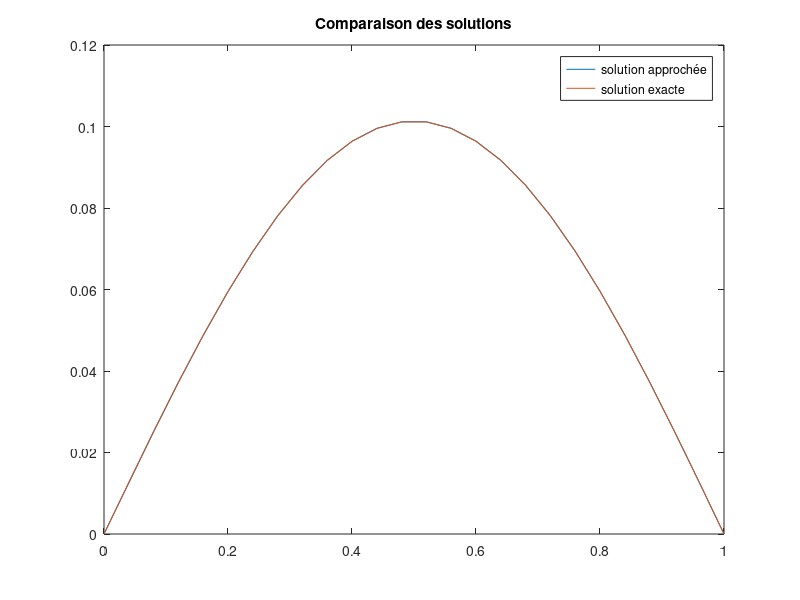

Write the MATLAB code that produced this figure. (Note: this script raises an error after producing the figure.)
f = @(x) sin(pi*x);
u = @(x) 1/pi^2 * sin(pi*x);

N = 25;
h = 1/N;

A = zeros(N-1,N-1);
F = zeros(N-1,1);

F(1) = f(0);
A(1,[1,2])=[2,-1];
for i = 2:N-2
    A(i,[i-1,i,i+1])=[-1,2,-1];
    F(i) = f(i*h);
end
A(N-1,[N-2,N-1])=[-1,2];
F(N-1) = f((N-1)*h);
A = 1/h^2 *A;

U = A\F;
U = [u(0); U; u(1)];
T = linspace(0,1,N+1);
figure()
plot(T,U)
hold on
plot(T,u(T))
legend('solution approchée','solution exacte')
title('Comparaison des solutions')
hold off

U1 = choltrd(A,F);
U1 = [u(0), U1, u(1)];

for i=1:length(U)
    U1(i)-U(i)
end

figure()
plot(T,U1)
hold on
plot(T,u(T))
legend('solution approchée','solution exacte')
title('Comparaison des solutions avec choltrd')
hold off


pause;
